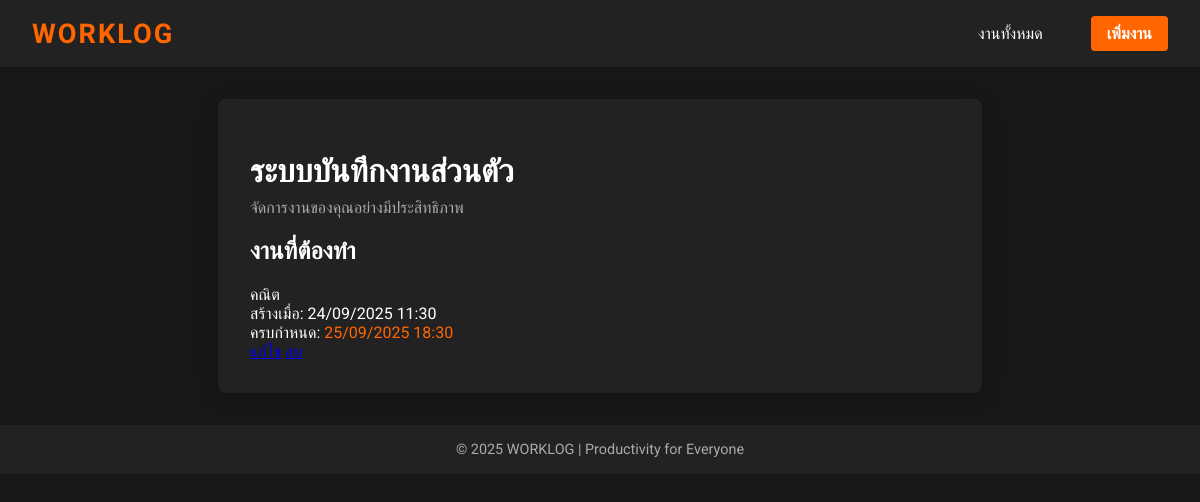
Before: / with the older database file.
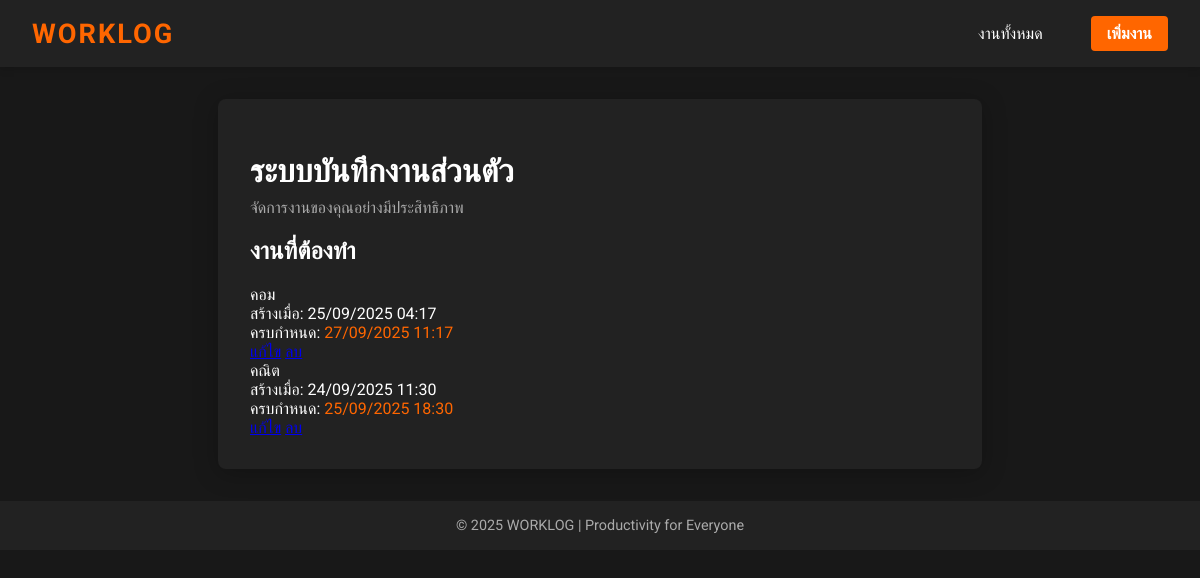
After: the same page with the newer database file.
### tasks/models.py (models this page shows, shortened)
class Task(models.Model):
	title = models.CharField(max_length=200)
	description = models.TextField(blank=True)
	created_at = models.DateTimeField(auto_now_add=True)
	deadline = models.DateTimeField(null=True, blank=True)
	completed = models.BooleanField(default=False)

### tasks/views.py (the view)
# urls.py: path('', views.task_list, name='task_list'),
def task_list(request):
	tasks = Task.objects.order_by('-created_at')
	return render(request, 'tasks/task_list.html', {'tasks': tasks})

### tasks/templates/tasks/task_list.html (shortened to what this page needs)
{% extends 'tasks/base.html' %}
{% block content %}
<h2>งานที่ต้องทำ</h2>
{% if tasks %}
    {% for task in tasks %}
        <div class="card">
            <div class="card-title">{{ task.title }}</div>
            <div class="task-meta">สร้างเมื่อ: {{ task.created_at|date:'d/m/Y H:i' }}
                {% if task.deadline %}<br>ครบกำหนด: <span style="color:#ff6600">{{ task.deadline|date:'d/m/Y H:i' }}</span>{% endif %}
            </div>
            <div class="card-actions">
                <a href="{% url 'task_update' task.pk %}" class="btn">แก้ไข</a>
                <a href="{% url 'task_delete' task.pk %}" class="btn">ลบ</a>
            </div>
        </div>
    {% endfor %}
{% else %}
    <div class="card">
        <div class="card-title">ยังไม่มีงาน</div>
        <div>บันทึกงานที่คุณต้องการทำ</div>
    </div>
{% endif %}
{% endblock %}

Changed rows visible on the page:
added Task: title "คอม", created_at "25/09/2025 04:17", deadline "27/09/2025 11:17"
